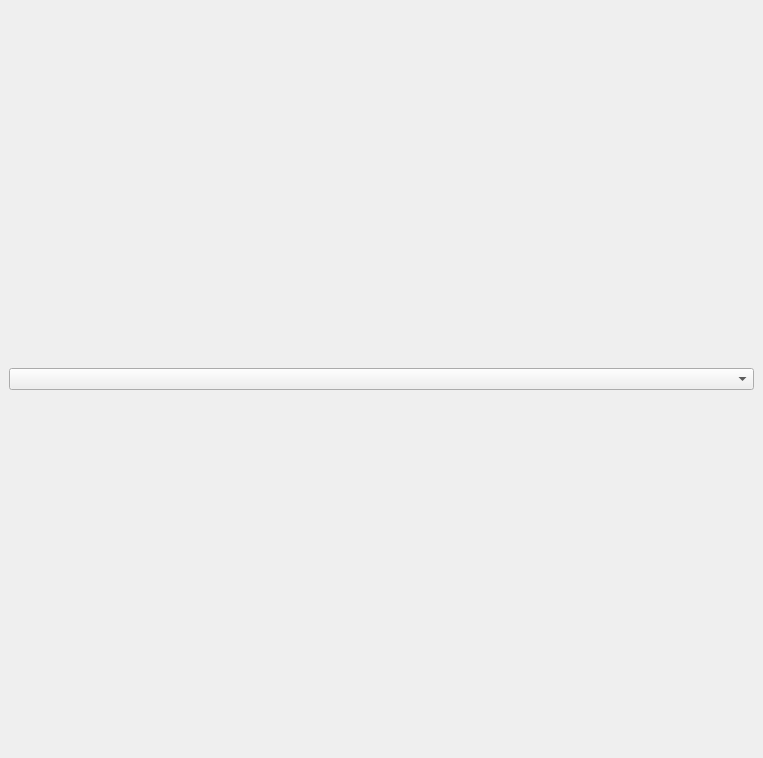
<?xml version="1.0" encoding="UTF-8"?>
<ui version="4.0">
 <class>SpectralCharacteristicsDockWidgetBase</class>
 <widget class="QDockWidget" name="SpectralCharacteristicsDockWidgetBase">
  <property name="enabled">
   <bool>true</bool>
  </property>
  <property name="geometry">
   <rect>
    <x>0</x>
    <y>0</y>
    <width>763</width>
    <height>758</height>
   </rect>
  </property>
  <property name="mouseTracking">
   <bool>false</bool>
  </property>
  <property name="acceptDrops">
   <bool>true</bool>
  </property>
  <property name="layoutDirection">
   <enum>Qt::LeftToRight</enum>
  </property>
  <property name="windowTitle">
   <string>Calculate Spectral Characteristic</string>
  </property>
  <widget class="QWidget" name="widget_plot">
   <layout class="QGridLayout" name="gridLayout">
    <item row="0" column="0">
     <widget class="QComboBox" name="comboBox_sampling_mode">
      <property name="enabled">
       <bool>true</bool>
      </property>
     </widget>
    </item>
   </layout>
  </widget>
 </widget>
 <resources/>
 <connections/>
</ui>
